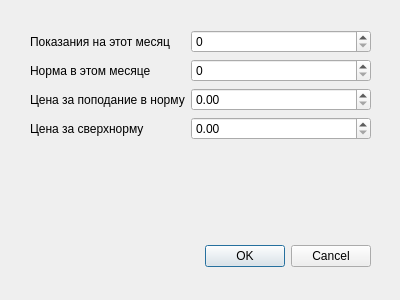
<?xml version="1.0" encoding="UTF-8"?>
<ui version="4.0">
 <class>Dialog</class>
 <widget class="QDialog" name="Dialog">
  <property name="geometry">
   <rect>
    <x>0</x>
    <y>0</y>
    <width>400</width>
    <height>300</height>
   </rect>
  </property>
  <property name="windowTitle">
   <string>Рассчет электроэнергии</string>
  </property>
  <widget class="QDialogButtonBox" name="buttonBox">
   <property name="geometry">
    <rect>
     <x>30</x>
     <y>240</y>
     <width>341</width>
     <height>32</height>
    </rect>
   </property>
   <property name="orientation">
    <enum>Qt::Horizontal</enum>
   </property>
   <property name="standardButtons">
    <set>QDialogButtonBox::Cancel|QDialogButtonBox::Ok</set>
   </property>
  </widget>
  <widget class="QWidget" name="formLayoutWidget">
   <property name="geometry">
    <rect>
     <x>30</x>
     <y>30</y>
     <width>341</width>
     <height>171</height>
    </rect>
   </property>
   <layout class="QFormLayout" name="formLayout">
    <item row="0" column="0">
     <widget class="QLabel" name="label">
      <property name="text">
       <string>Показания на этот месяц</string>
      </property>
     </widget>
    </item>
    <item row="1" column="0">
     <widget class="QLabel" name="label_2">
      <property name="text">
       <string>Норма в этом месяце</string>
      </property>
     </widget>
    </item>
    <item row="2" column="0">
     <widget class="QLabel" name="label_3">
      <property name="text">
       <string>Цена за поподание в норму</string>
      </property>
     </widget>
    </item>
    <item row="3" column="0">
     <widget class="QLabel" name="label_4">
      <property name="text">
       <string>Цена за сверхнорму</string>
      </property>
     </widget>
    </item>
    <item row="0" column="1">
     <widget class="QSpinBox" name="spinBox">
      <property name="maximum">
       <number>99999</number>
      </property>
     </widget>
    </item>
    <item row="1" column="1">
     <widget class="QSpinBox" name="spinBox_2">
      <property name="maximum">
       <number>999</number>
      </property>
     </widget>
    </item>
    <item row="2" column="1">
     <widget class="QDoubleSpinBox" name="doubleSpinBox"/>
    </item>
    <item row="3" column="1">
     <widget class="QDoubleSpinBox" name="doubleSpinBox_2"/>
    </item>
   </layout>
  </widget>
 </widget>
 <resources/>
 <connections>
  <connection>
   <sender>buttonBox</sender>
   <signal>accepted()</signal>
   <receiver>Dialog</receiver>
   <slot>accept()</slot>
   <hints>
    <hint type="sourcelabel">
     <x>248</x>
     <y>254</y>
    </hint>
    <hint type="destinationlabel">
     <x>157</x>
     <y>274</y>
    </hint>
   </hints>
  </connection>
  <connection>
   <sender>buttonBox</sender>
   <signal>rejected()</signal>
   <receiver>Dialog</receiver>
   <slot>reject()</slot>
   <hints>
    <hint type="sourcelabel">
     <x>316</x>
     <y>260</y>
    </hint>
    <hint type="destinationlabel">
     <x>286</x>
     <y>274</y>
    </hint>
   </hints>
  </connection>
 </connections>
</ui>
